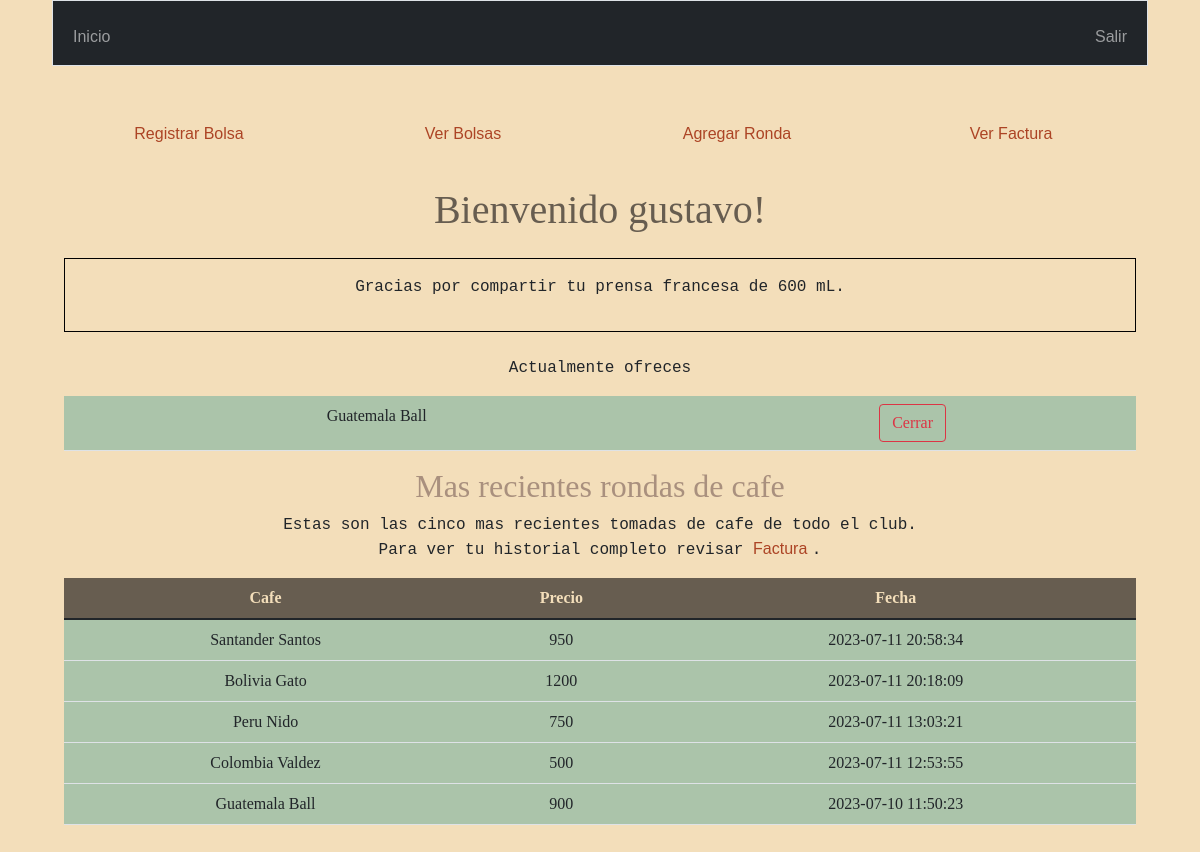
/ (signed in), run on the app's committed database.
### tables this page shows
CREATE TABLE users (id INTEGER PRIMARY KEY AUTOINCREMENT NOT NULL, username TEXT NOT NULL, hash TEXT NOT NULL);

CREATE TABLE prensas ( id INTEGER PRIMARY KEY AUTOINCREMENT NOT NULL, owner_id INTEGER, capacity INTEGER, FOREIGN KEY(owner_id) REFERENCES users(id));

CREATE TABLE bolsas ( id INTEGER PRIMARY KEY AUTOINCREMENT NOT NULL, user_id INTEGER, origin TEXT, price INTEGER, grams INTEGER, toaster TEXT NOT NULL, date DATE, active TEXT NOT NULL, FOREIGN KEY(user_id) REFERENCES users(id));

CREATE TABLE rondas ( id INTEGER PRIMARY KEY AUTOINCREMENT NOT NULL, prensa_id INTEGER, bolsa_id INTEGER, cost INTEGER, date DATETIME, FOREIGN KEY(bolsa_id) REFERENCES bolsas(id), FOREIGN KEY(prensa_id) REFERENCES prensas(id));

### app.py (the view)
@app.route("/")
@login_required
def index():
    query = db.execute("SELECT capacity FROM users JOIN prensas ON prensas.owner_id = users.id WHERE users.id=?", session["user_id"])
    queri = db.execute("SELECT origin, toaster, bolsas.id AS numero FROM users JOIN bolsas ON bolsas.user_id = users.id WHERE users.id = ? AND active = 'YES'", session["user_id"])
    prensa_info=""
    bolsa_info=""
    if query:
        prensa_info=query[0]["capacity"]
    if queri:
        bolsa_info = queri
    rondas = db.execute("SELECT origin, toaster, cost, rondas.date AS fecha FROM bolsas JOIN rondas ON bolsas.id = rondas.bolsa_id ORDER BY rondas.date DESC LIMIT 5")
    return render_template("index.html", username = username(session["user_id"]) , french = prensa_info, rondas = rondas, bolsas = bolsa_info)

### app.py (called while the page is built)
@app.after_request
def after_request(response):
    response.headers["Cache-Control"] = "no-cache, no-store, must-revalidate"
    response.headers["Expires"] = 0
    response.headers["Pragma"] = "no-cache"
    return response

### helpers.py (called while the page is built)
def login_required(f):
    @wraps(f)
    def decorated_function(*args, **kwargs):
        if session.get("user_id") is None:
            return redirect("/login")
        return f(*args, **kwargs)
    return decorated_function

def username(n):
    n = int(n)
    query = db.execute("SELECT username FROM users WHERE id=?", n)
    return query[0]["username"]

### templates/index.html (shortened to what this page needs)
{% extends "layout.html" %}
{% block main %}
<div class="menu">
	<div class="row">
		<div class="col-sm-3"> <a class="nav-link" href="/bolsa">Registrar Bolsa</a> </div>
		<div class="col-sm-3"> <a class="nav-link" href="/bolsas">Ver Bolsas</a> </div>
		<div class="col-sm-3"> <a class="nav-link" href="/ronda">Agregar Ronda</a> </div>
		<div class="col-sm-3"> <a class="nav-link" href="/factura">Ver Factura</a> </div>
	</div>
</div>
<h1> Bienvenido {{username}}! </h1>
<div class="md-3 cuadro">
	<p>
	{% if french!="" %}
	Gracias por compartir tu prensa francesa de {{french}} mL.
	{% endif %}
	</p>
</div>
<div class="md-3">
	<p>
	{% if bolsas!="" %}
	Actualmente ofreces
	<table class="table">
		{% for bolsa in bolsas %}
		<tr> <td> {{bolsa.origin}} {{bolsa.toaster}} </td> <td>  <form action="/cerrar" method="post"> <button class="btn btn-outline-danger" type="submit"> Cerrar </button></form>
 </td><tr>
		{% endfor %}
	</table>
	{% endif %}
	</p>
</div>
<div class="md-4">
	<h2> Mas recientes rondas de cafe  </h2>
	<p> Estas son las cinco mas recientes tomadas de cafe de todo el club. <br>
	Para ver tu historial completo revisar <a href="/factura"> Factura </a>.
	</p>
	<table class="table">
		<thead class="thead-dark">
		<tr>
			<th scope="col"> Cafe </th>
			<th scope="col"> Precio  </th>
			<th scope="col"> Fecha </th>
		</tr>
		</thead>
		<tbody>
			{% for ronda in rondas %}
			<tr>
			<td> {{ronda.origin}} {{ronda.toaster}} </td>
			<td> {{ ronda.cost}} </td>
			<td> {{ ronda.fecha}} </td>
			</tr>
			{% endfor %}
		</tbody>
	</table>
</div>
{% endblock %}

### static/styles.css (style rules this page uses)
body { margin-right: 3.25rem; margin-left: 3.25rem; background-color: #F3DEBA; font-family: serif; }
p { font-family: 'Courier New', Courier, monospace; }
.cuadro { border:1px solid black; margin-bottom: 1.5rem; margin-top: 1.5rem; padding: 1rem; }
table { background-color: #ABC4AA; }
h1 { color: #675D50; font-weight: 500; margin-top: 2rem; }
h2 { color: #A9907E; font-weight: 500; }
thead { background-color: #675D50; }
th { color: #F3DEBA; }
a, a.nav-link { text-decoration:none; font-family:verdana, arial, helvetica, sans-serif; color: #AC4425; }

### data on the page
users: username "gustavo"
prensas: capacity "600"
bolsas: origin "Guatemala", toaster "Ball"
rondas: origin "Santander", toaster "Santos", cost "950", fecha "2023-07-11 20:58:34"
rondas: origin "Bolivia", toaster "Gato", cost "1200", fecha "2023-07-11 20:18:09"
rondas: origin "Peru", toaster "Nido", cost "750", fecha "2023-07-11 13:03:21"
rondas: origin "Colombia", toaster "Valdez", cost "500", fecha "2023-07-11 12:53:55"
rondas: origin "Guatemala", toaster "Ball", cost "900", fecha "2023-07-10 11:50:23"
